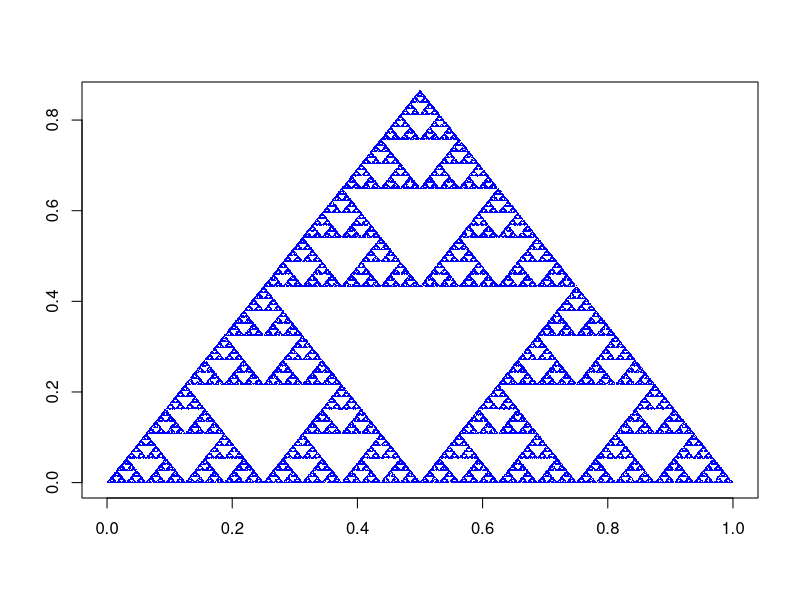
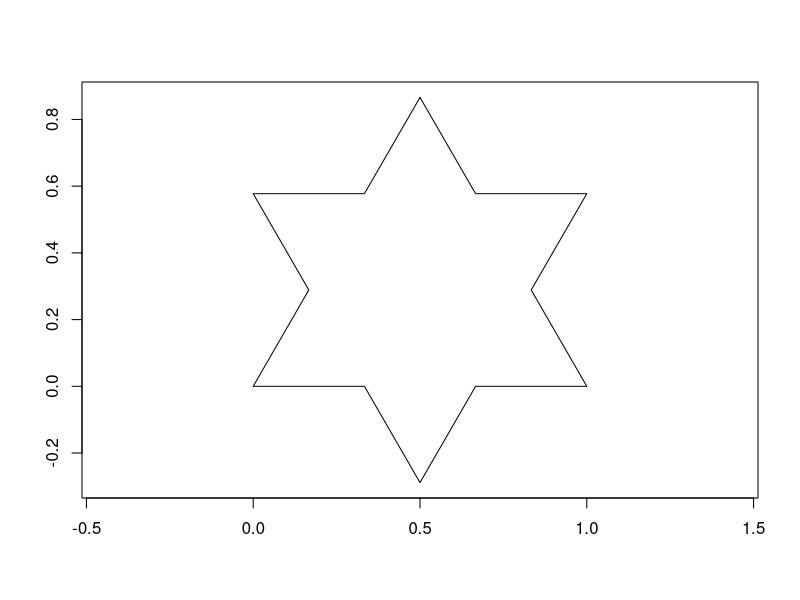
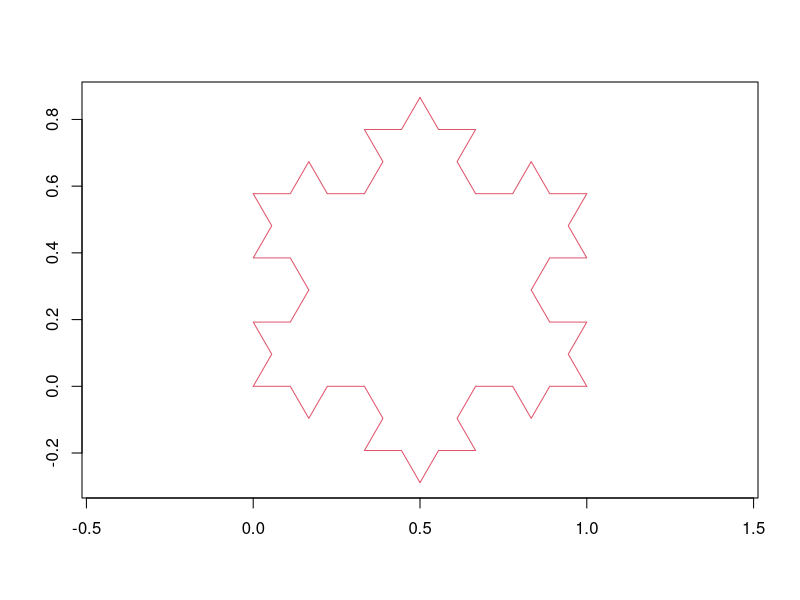
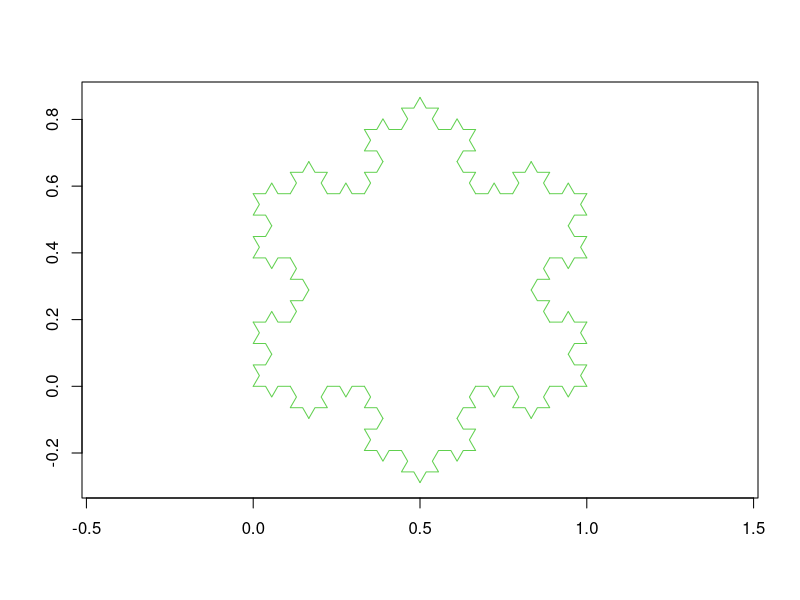
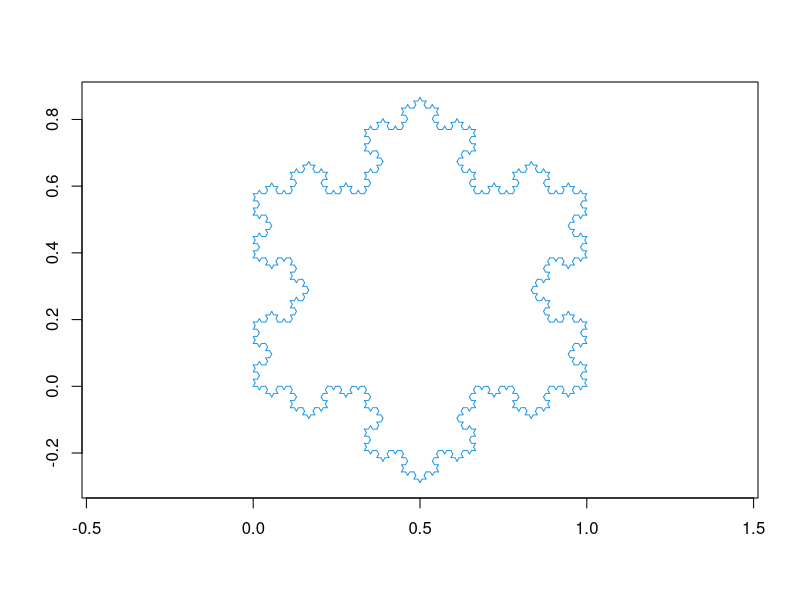
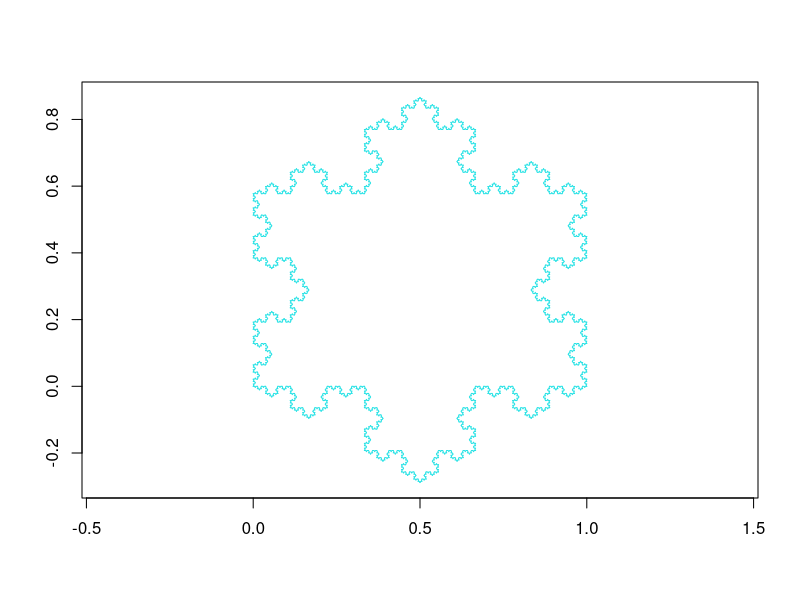
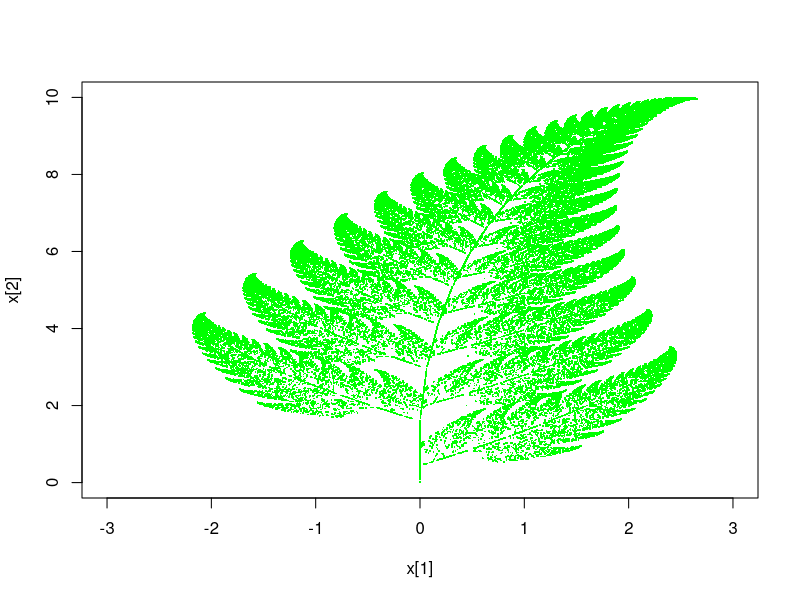
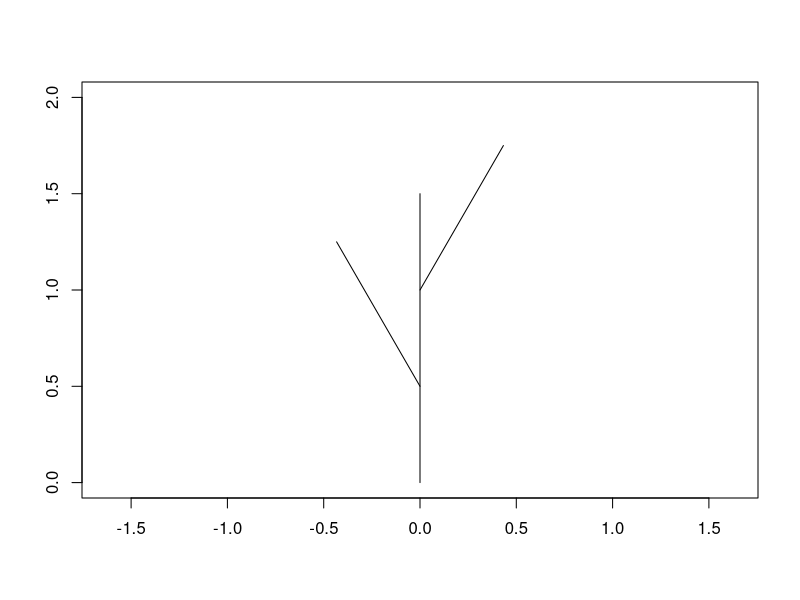

Here is the R script that generated these plots, in order:
################ fractal geometry  #############
### Come from: http://cos.name/cn/topic/17644

################ Triangular #################
plot.tri <- function(n = 1000, col ="blue", ani=FALSE, cex=1.2){
  p <- runif(n); 
  X <- rbind(rep(0, n), rep(0, n))
  B <- cbind(c(0,0),c(0.25,0.433),c(0.5,0))
  if(ani) plot(0,0,xlim=c(0,1),ylim=c(0,0.85),type="n",xlab="",ylab="")
  for(i in 2:n){ 
        pp <- p[i]; 
        ind <- rank(c(c(1/3,2/3,1), pp), ties.method="min")[4]
        X[,i] <- 0.5*X[,i-1] + B[,ind]
        if(ani) points(X[1,i], X[2,i],pch = ".", cex = 1, col = col)
    }
  if(!ani) plot(X[1,], X[2,],pch = ".", cex = cex, col = col, xlab="", ylab="") 
}

### example
plot.tri(100000, ani=TRUE)

################# Koch curve ##################
plot.koch <- function(k,col="blue"){ 
  plot(0,0,xlim=c(0,1), ylim=c(-sqrt(3)/6,sqrt(3)/2), asp = 1,type="n",xlab="", ylab="")
  plotkoch <- function(x1,y1,x2,y2,n){
    if (n > 1){
      plotkoch(x1,y1,(2*x1+x2)/3,(2*y1+y2)/3,n-1); 
      plotkoch((2*x1+x2)/3,(2*y1+y2)/3,(x1+x2)/2-(y1-y2)*sqrt(3)/6,(y1+y2)/2-(x2-x1) *sqrt(3)/6,n-1);
      plotkoch((x1+x2)/2-(y1-y2)*sqrt(3)/6,(y1+y2)/2-(x2-x1)*sqrt(3)/6,(2*x2+x1)/3,(2 *y2+y1)/3,n-1); 
      plotkoch((2*x2+x1)/3,(2*y2+y1)/3,x2,y2,n-1)
    }    else { 
      x=c(x1,(2*x1+x2)/3,(x1+x2)/2-(y1-y2)*sqrt(3)/6,(2*x2+x1)/3,x2); 
      y=c(y1,(2*y1+y2)/3,(y1+y2)/2-(x2-x1)*sqrt(3)/6,(2*y2+y1)/3,y2); 
      lines(x,y,type="l",col=col) 
    }
  }
  plotkoch(0,0,1,0,k) 
  plotkoch(0.5,sqrt(3)/2,0,0,k) 
  plotkoch(1,0,0.5,sqrt(3)/2,k)
}

## example
for(i in 1:5){
  plot.koch(i,col=i)  
  Sys.sleep(1)
}

################### Leaf ###############
plot.leaf <- function(n=100000, col="green",cex=2){
  x <- c(.5, .5);
  plot(x[1], x[2], xlim=c(-3, 3), ylim =c(0, 10),type="n")
  p <- c( .85,  .92,  .99,  1.00);
  A <- rbind(c(.85, .04), c(-.04,.85), c(.20,-.26), c(.23,.22),
             c(-.15,.28), c(.26,.24),  c(0, 0), c(0, .16))
  B <- cbind(c(0, 1.6), c(0, 1.6), c(0,.44), c(0,0))

  for (i in 1:n){
     ran  <-  runif(1);
     ind <- rank(c(p, ran), ties.method="min")[5]
     x <- A[(2*ind-1):(2*ind),]%*%x + B[,ind]
    points(x[1],x[2], pch=".", cex=cex, col=col)
  }
} 
plot.leaf(cex=1.6)

################# Plot tree ###############
plot.tree <- function(x1,y1,x2,y2,n,xlim=c(-1,1), ylim=c(0,2), col="blue", add=FALSE){
  if(!add)
      plot(0,0,xlim=xlim, ylim=ylim, type="n",xlab="", ylab="",asp=1)
  tree <- function(x1,y1,x2,y2,n){
    flag <- 0;
    theta <- pi/6;
    if (x2<x1) flag <- 1;
    if (n>1){
      tree(x1,y1,(2*x1+x2)/3,(2*y1+y2)/3,n-1);
      tree((2*x1+x2)/3,(2*y1+y2)/3,(2*x2+x1)/3,(2*y2+y1)/3,n-1);
      tree((2*x2+x1)/3,(2*y2+y1)/3,x2,y2,n-1);
      tree((2*x1+x2)/3,(2*y1+y2)/3,(2*x1+x2)/3+sin(pi/2-atan((y2-y1)/(x2-x1))-theta+flag*pi)*sqrt(((y2-y1)^2+(x2-x1)^2)/3),(2*y1+y2)/3+cos(pi/2-atan((y2-y1)/(x2-x1))-theta+flag*pi)*sqrt(((y2-y1)^2+(x2-x1)^2)/3),n-1);
      tree((2*x2+x1)/3,(2*y2+y1)/3,(2*x2+x1)/3+sin(pi/2-atan((y2-y1)/(x2-x1))+theta+flag*pi)*sqrt(((y2-y1)^2+(x2-x1)^2)/3),(2*y2+y1)/3+cos(pi/2-atan((y2-y1)/(x2-x1))+theta+flag*pi)*sqrt(((y2-y1)^2+(x2-x1)^2)/3),n-1);
    } else {
      x <- c(x1,x2);
      y <- c(y1,y2);
      xx <- c((2*x1+x2)/3,(2*x1+x2)/3+sin(pi/2-atan((y2-y1)/(x2-x1))-theta+flag*pi)*sqrt(((y2-y1)^2+(x2-x1)^2)/3));
      yy <- c((2*y1+y2)/3,(2*y1+y2)/3+cos(pi/2-atan((y2-y1)/(x2-x1))-theta+flag*pi)*sqrt(((y2-y1)^2+(x2-x1)^2)/3));
      xxx <- c((2*x2+x1)/3,(2*x2+x1)/3+sin(pi/2-atan((y2-y1)/(x2-x1))+theta+flag*pi)*sqrt(((y2-y1)^2+(x2-x1)^2)/3));
      yyy <- c((2*y2+y1)/3,(2*y2+y1)/3+cos(pi/2-atan((y2-y1)/(x2-x1))+theta+flag*pi)*sqrt(((y2-y1)^2+(x2-x1)^2)/3));
      lines(x, y, type="l",col=col)
      lines(xx, yy, type="l",col=col)
      lines(xxx, yyy, type="l",col=col)
    }
  }
  tree(x1,y1,x2,y2,n)
}

## example
for(i in 1:5){
   plot.tree(0,0,0,1.5,i,col=i)
   Sys.sleep(1)
}